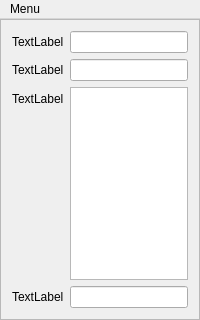
<?xml version="1.0" encoding="UTF-8"?>
<ui version="4.0">
 <class>MainWindow</class>
 <widget class="QMainWindow" name="MainWindow">
  <property name="geometry">
   <rect>
    <x>0</x>
    <y>0</y>
    <width>200</width>
    <height>320</height>
   </rect>
  </property>
  <property name="windowTitle">
   <string>MainWindow</string>
  </property>
  <widget class="QWidget" name="centralWidget">
   <layout class="QVBoxLayout" name="verticalLayout">
    <property name="spacing">
     <number>0</number>
    </property>
    <property name="margin">
     <number>0</number>
    </property>
    <item>
     <widget class="QScrollArea" name="scrollArea">
      <property name="widgetResizable">
       <bool>true</bool>
      </property>
      <widget class="QWidget" name="scrollAreaWidgetContents">
       <property name="geometry">
        <rect>
         <x>0</x>
         <y>0</y>
         <width>198</width>
         <height>283</height>
        </rect>
       </property>
       <layout class="QFormLayout" name="formLayout">
        <item row="0" column="0">
         <widget class="QLabel" name="label">
          <property name="text">
           <string>TextLabel</string>
          </property>
         </widget>
        </item>
        <item row="0" column="1">
         <widget class="QLineEdit" name="lineEdit"/>
        </item>
        <item row="1" column="0">
         <widget class="QLabel" name="label_2">
          <property name="text">
           <string>TextLabel</string>
          </property>
         </widget>
        </item>
        <item row="1" column="1">
         <widget class="QLineEdit" name="lineEdit_2"/>
        </item>
        <item row="2" column="0">
         <widget class="QLabel" name="label_3">
          <property name="text">
           <string>TextLabel</string>
          </property>
         </widget>
        </item>
        <item row="2" column="1">
         <widget class="QTextEdit" name="textEdit"/>
        </item>
        <item row="3" column="0">
         <widget class="QLabel" name="label_4">
          <property name="text">
           <string>TextLabel</string>
          </property>
         </widget>
        </item>
        <item row="3" column="1">
         <widget class="QLineEdit" name="lineEdit_3"/>
        </item>
       </layout>
      </widget>
     </widget>
    </item>
    <item>
     <widget class="QimsysSoftKeyboardArea" name="keyboardArea" native="true"/>
    </item>
   </layout>
  </widget>
  <widget class="QMenuBar" name="menuBar">
   <property name="geometry">
    <rect>
     <x>0</x>
     <y>0</y>
     <width>200</width>
     <height>25</height>
    </rect>
   </property>
   <widget class="QMenu" name="menuMenu">
    <property name="title">
     <string>Menu</string>
    </property>
    <addaction name="actionShow_Keyboard"/>
   </widget>
   <addaction name="menuMenu"/>
  </widget>
  <action name="actionShow_Keyboard">
   <property name="checkable">
    <bool>true</bool>
   </property>
   <property name="text">
    <string>Show Keyboard</string>
   </property>
  </action>
 </widget>
 <layoutdefault spacing="6" margin="11"/>
 <customwidgets>
  <customwidget>
   <class>QimsysSoftKeyboardArea</class>
   <extends>QWidget</extends>
   <header>qimsyssoftkeyboardarea.h</header>
   <container>1</container>
  </customwidget>
 </customwidgets>
 <resources/>
 <connections/>
</ui>
